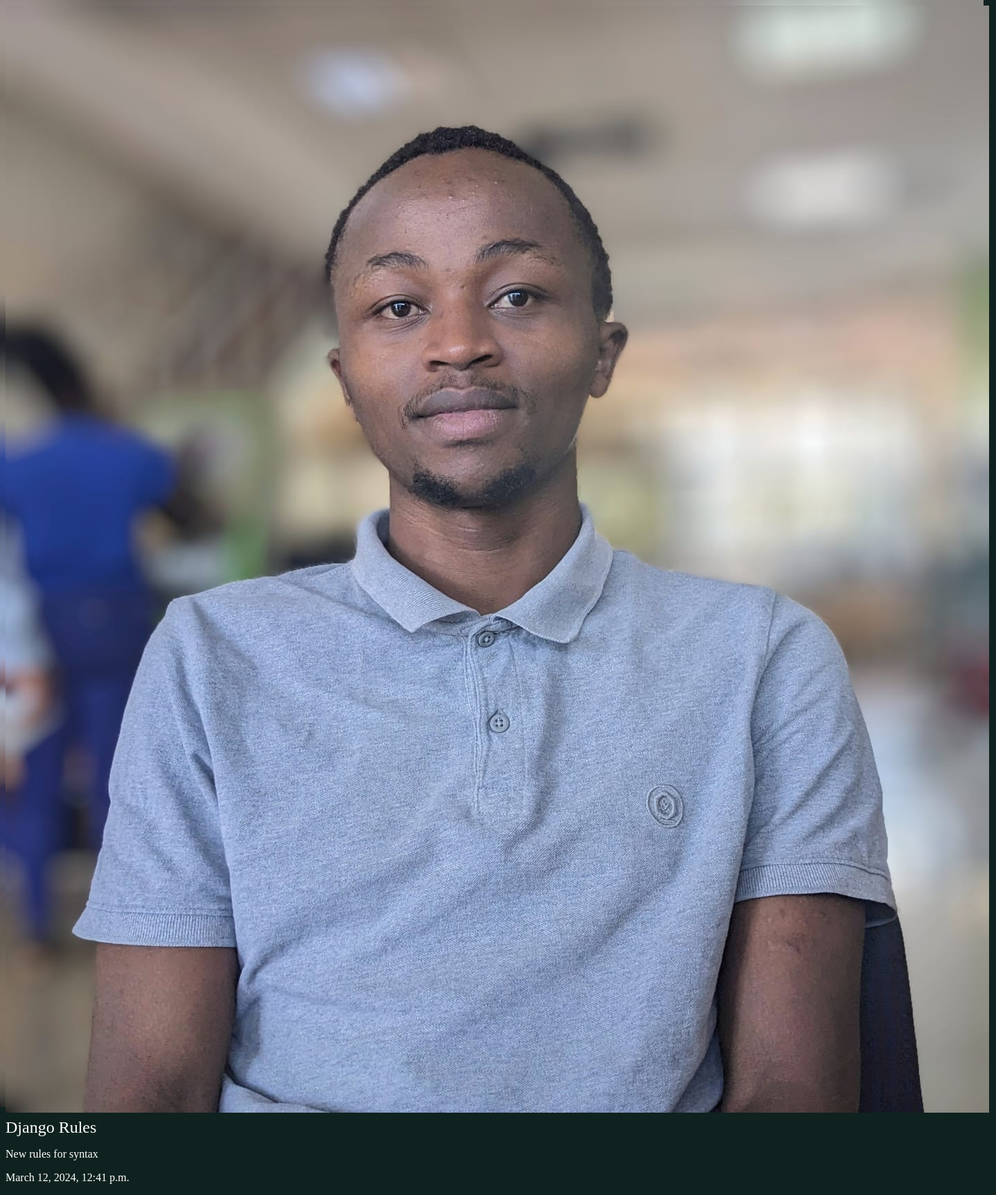
Screenshot of /articles/django-rules/ with the database file from the repository.
### articles/models.py (models this page shows, shortened)
class Article(models.Model):
    title = models.CharField(max_length=100)
    slug = models.SlugField()
    body = models.TextField()
    date = models.DateTimeField(auto_now_add=True)

### articles/views.py (the view)
# urls.py: path('<slug:slug>/', views.article_details, name='article_details'),
def article_details(request, slug):
    article = Article.objects.get(slug=slug)
    return render(request,'articles/article_detail.html',{'article':article})

### articles/templates/articles/article_detail.html
{% extends 'base_layout.html' %}
{% block content %}
 <div class="article-detail">
    <div class="article">
        <h2>{{article.title}}</h2>
        <p>{{article.body}}</p>
        <p>{{article.date}}</p>
    </div>
 </div>
{% endblock %}

### assets/styles.css (style rules this page uses)
body { background: #0f221f; background-image: url(mike.jpeg); background-repeat: no-repeat; color: #fff; }
h1,h2,h3,h4,h5 { font-weight: normal; margin: 0; }

### rows the page displays
Article: title "Django Rules", body "New rules for syntax", date "March 12, 2024, 12:41 p.m."
